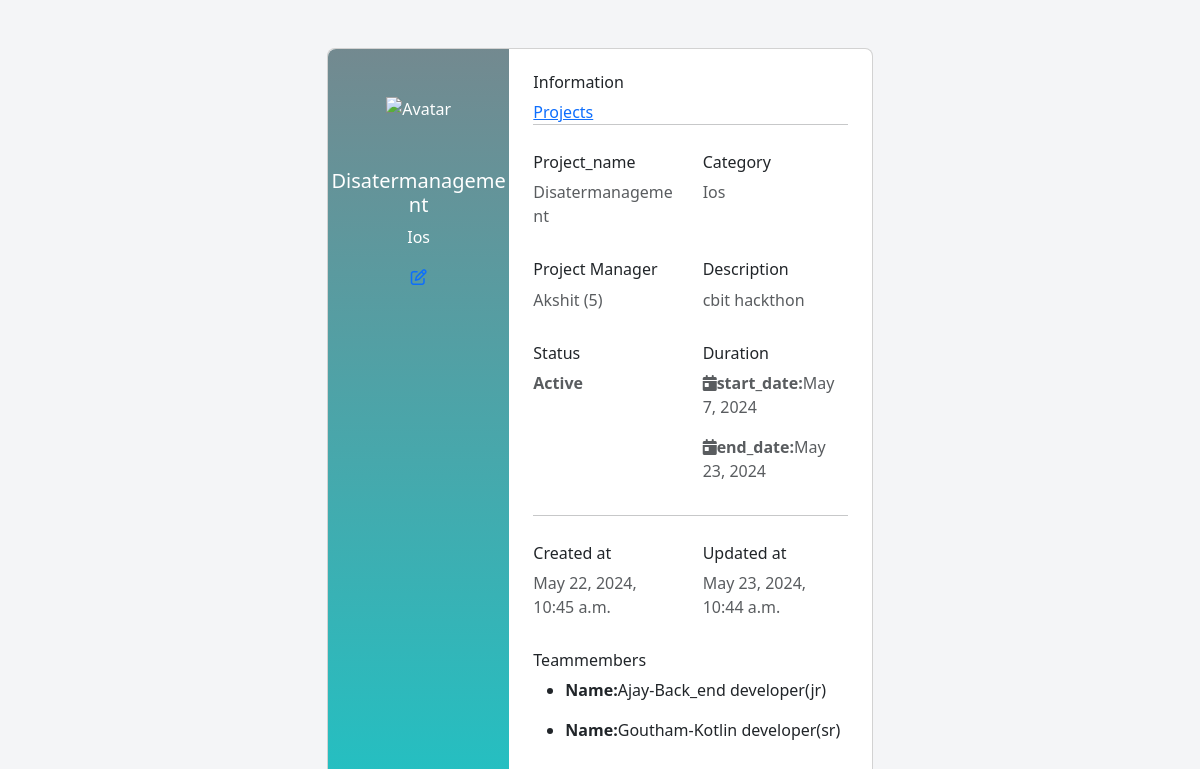
/show_project/5/, run on the app's committed database.
### pms/models.py (models this page shows, shortened)
class create_project(models.Model):
    projectname = models.CharField(max_length=255)
    start_date = models.DateField()
    end_date = models.DateField()
    project_manager = models.ForeignKey(create_team_member, on_delete=models.SET_NULL, null=True, related_name='managed_projects')
    team_members = models.ManyToManyField(create_team_member, related_name='projects')
    categories = models.CharField(max_length=50)
    categories = models.CharField(max_length=50)
    comments = models.TextField()
    status = models.CharField(max_length=50, choices=[
        ('pending', 'Pending'),
        ('ongoing', 'Ongoing'),
        ('completed', 'Completed')
    ])
    created_at = models.DateTimeField(auto_now_add=True)
    updated_at = models.DateTimeField(auto_now=True)

class create_team_member(models.Model):
    id = models.AutoField(primary_key=True)
    name = models.CharField(max_length=10, null=False)
    email = models.EmailField(null=False)
    address = models.TextField(default='Hyderabad')
    contact=models.IntegerField(null=False,default='123456789')
    image = models.ImageField(upload_to='media/',null=True)
    gender=models.CharField(max_length=10,default="Male")
    categories = models.CharField(max_length=20)
    designations = models.CharField(max_length=40)
    created_at = models.DateTimeField(default=now, editable=False)
    updated_at = models.DateTimeField(auto_now=True)
    def __str__(self):
        return f'{self.name} ({self.id})'

### pms/views.py (the view)
# urls.py: path('show_project/<int:item_id>/',show_project,name="show_project"),
def show_project(request,item_id):
    item = get_object_or_404(create_project, id=item_id)
    team_members = item.team_members.all()
    print(team_members)
    return render(request,'show_project_info.html',{'item':item,'team_members':team_members})

### templates/show_project_info.html (shortened to what this page needs)
{% load static %}
<!DOCTYPE html>
<html lang="en">
<head>
    <link rel="stylesheet" href="https://cdnjs.cloudflare.com/ajax/libs/font-awesome/6.5.2/css/all.min.css">
    <link href="https://cdn.jsdelivr.net/npm/bootstrap@5.3.3/dist/css/bootstrap.min.css" rel="stylesheet">
</head>
{% block content %}
<body>
        <section class="vh-100" style="background-color: #f4f5f7;">
                <div class="container py-5 h-100">
                <div class="row d-flex justify-content-center align-items-center h-100">
                    <div class="col col-lg-6 mb-4 mb-lg-0">
                    <div class="card mb-3" style="border-radius: .5rem;">
                        <div class="row g-0">
                        <div class="col-md-4 gradient-custom text-center text-white"
                            style="border-top-left-radius: .5rem; border-bottom-left-radius: .5rem;">
                            <img src="https://mdbcdn.b-cdn.net/img/Photos/new-templates/bootstrap-chat/ava1-bg.webp"
                            alt="Avatar" class="img-fluid my-5" style="width: 80px;" />
                            <h5>{{item.projectname}}</h5>
                            <p>{{item.categories}}</p>
                            <a href="{% url 'edit_project' item_id=item.id %}" class="card-link"><i class="far fa-edit mb-5"></i></a>
                        </div>
                        <div class="col-md-8">
                            <div class="card-body p-4">
                            <span>
                                <h6>Information</h6>
                                <a href="{% url 'projectteams' %}">Projects</a>
                            </span>
                            <hr class="mt-0 mb-4">
                            <div class="row pt-1">
                                <div class="col-6 mb-3">
                                <h6>Project_name</h6>
                                <p class="text-muted">{{item.projectname}}</p>
                                </div>
                                <div class="col-6 mb-3">
                                <h6>Category</h6>
                                <p class="text-muted">{{item.categories}}</p>
                                </div>
                                <div class="col-6 mb-3">
                                    <h6>Project Manager</h6>
                                    <p class="text-muted">{{item.project_manager}}</p>
                                </div>
                                <div class="col-6 mb-3">
                                    <h6>Description</h6>
                                    <p class="text-muted">{{item.comments}}</p>
                                </div>
                                <div class="col-6 mb-3">
                                    <h6>Status</h6>
                                    <p class="text-muted"><b>Active</b></p>
                                </div>
                                <div class="col-6 mb-3">
                                    <h6>Duration</h6>
                                    <p class="text-muted"><b><i class="fa-solid fa-calendar-day"></i>start_date:</b>{{item.start_date}}</p>
                                    <p class="text-muted"><b><i class="fa-solid fa-calendar-day"></i>end_date:</b>{{item.end_date}}</p>
                                </div>
                            </div>
                            <hr class="mt-0 mb-4">
                            <div class="row pt-1">
                                <div class="col-6 mb-3">
                                <h6>Created at</h6>
                                <p class="text-muted">{{item.created_at}}</p>
                                </div>
                                <div class="col-6 mb-3">
                                    <h6>Updated at</h6>
                                    <p class="text-muted">{{item.updated_at}}</p>
                                </div>
                                <div class="col-12 mb-3">
                                    <h6>Teammembers</h6>
                                    <ul>
                                        {% for member in team_members %}
                                        <li>
                                            <p><strong>Name:</strong>{{member.name}}-{{member.designations}}</p>
                                        </li>
                                        {% endfor %}
                                    </ul>
                                    </div>
                            </div>
                            </div>
                        </div>
                        </div>
                    </div>
                    </div>
                </div>
                </div>
            </section>
    </body>
    {% endblock %}
    </html>

### templates/show_project_info.html (style rules this page uses)
.gradient-custom { background: rgb(34,193,195); background: linear-gradient(0deg, rgba(34,193,195,1) 0%, rgba(99,124,131,0.8996848739495799) 100%); }

### data on the page
create_project: projectname "Disatermanagement", categories "Ios", project_manager "Akshit (5)", comments "cbit hackthon", start_date "May 7, 2024", end_date "May 23, 2024", created_at "May 22, 2024, 10:45 a.m.", updated_at "May 23, 2024, 10:44 a.m."
create_team_member: name "Ajay", designations "Back_end developer(jr)"
create_team_member: name "Goutham", designations "Kotlin developer(sr)"
